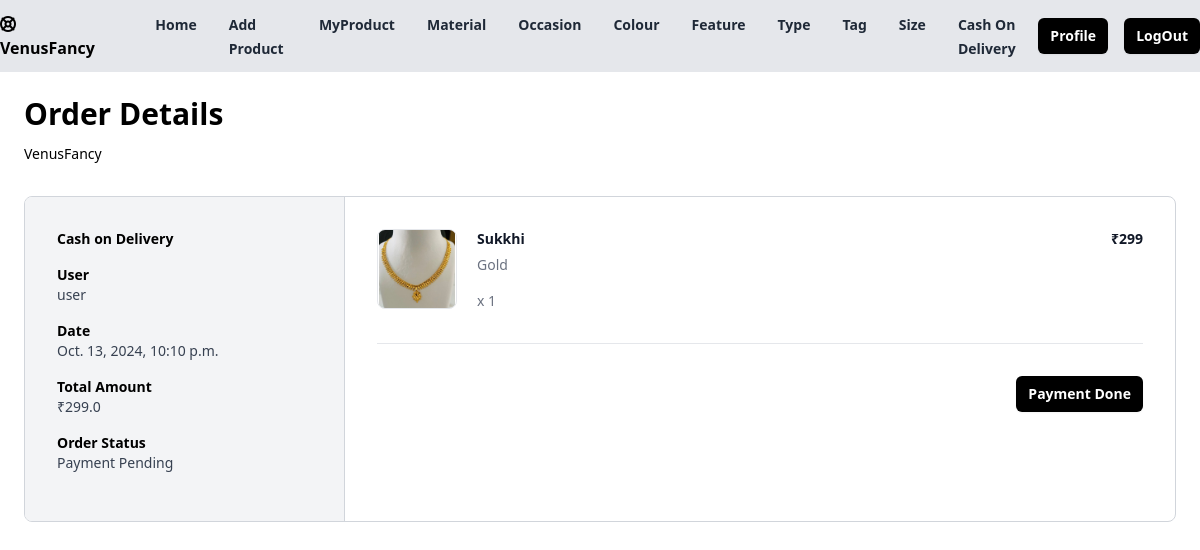
Before: /cashondelivery/all/ (signed in) with the older database file.
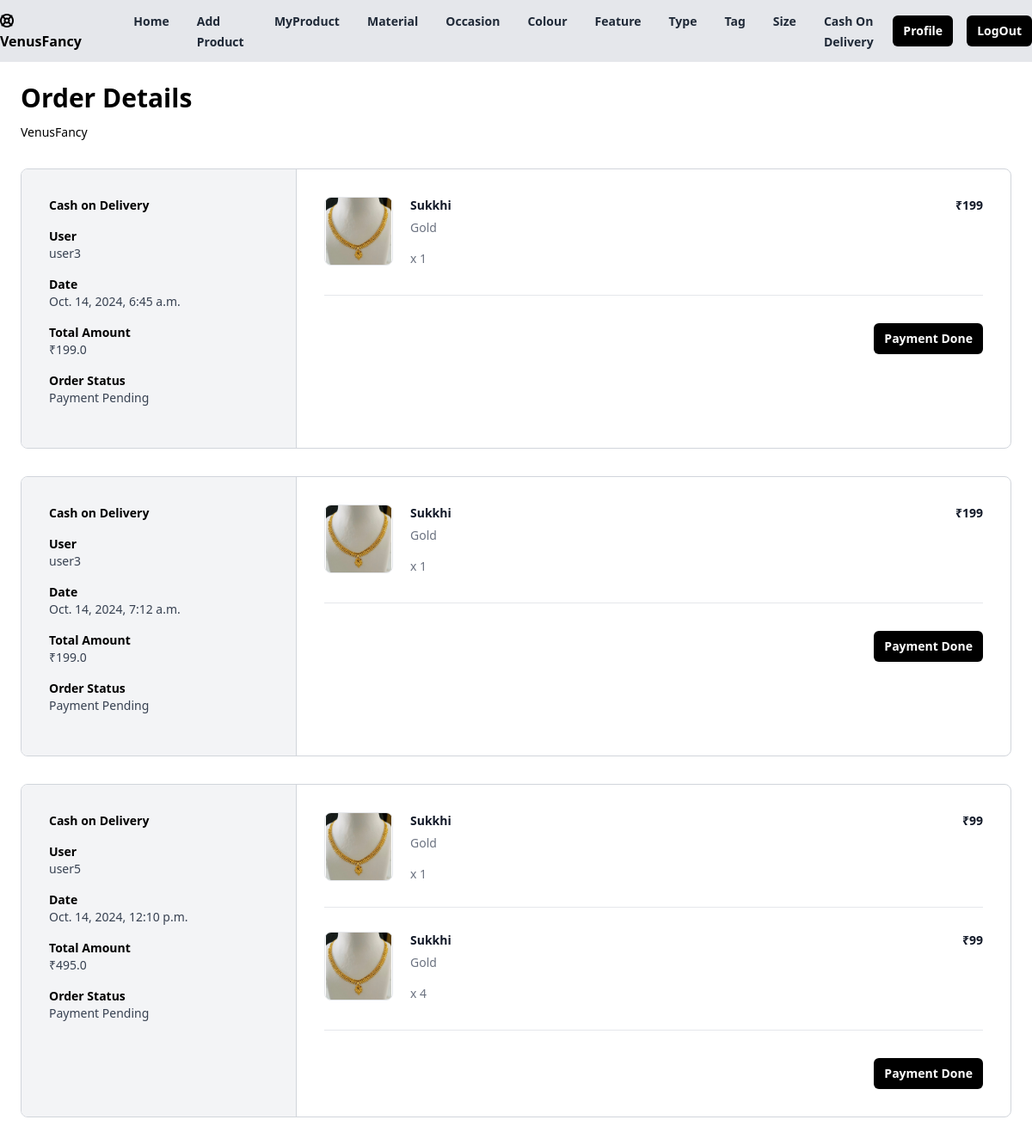
After: the same page with the newer database file.
### myfancy/models.py (models this page shows, shortened)
class Orders(models.Model):
    cart_items_object = models.ManyToManyField(Cart_items)
    user_object = models.ForeignKey(User, on_delete=models.CASCADE)
    order_id = models.CharField(max_length=200, null=True)
    address_object = models.ForeignKey(Address, on_delete=models.CASCADE,related_name="address_detail")
    is_paid = models.BooleanField(default=False)
    is_canceled = models.BooleanField(default=False)
    canceled_at = models.DateTimeField(null=True, blank=True)
    created_date = models.DateTimeField(auto_now_add=True)
    updated_date = models.DateTimeField(auto_now=True)
    is_active = models.BooleanField(default=True)
    total=models.FloatField(null=True)

class Address(models.Model):
    user_object = models.ForeignKey(User, on_delete=models.CASCADE)
    name=models.CharField(max_length=200)
    phone = models.IntegerField()
    email = models.EmailField()
    pin = models.IntegerField()
    delivery_address = models.TextField()
    payment_options = (
        ("cash_on_delivery", "Cash On Delivery"),
        ("online_payment", "Online Payment")
    )
    payment_method = models.CharField(max_length=200, choices=payment_options, default="online_payment")
    created_date = models.DateTimeField(auto_now_add=True)
    updated_date = models.DateTimeField(auto_now=True)
    is_active = models.BooleanField(default=True)

class Cart_items(models.Model):
    product_variant_object=models.ForeignKey(ProductVariant,on_delete=models.CASCADE)
    size_object=models.ForeignKey(Size,on_delete=models.CASCADE)
    colour_object=models.ForeignKey(Colour,on_delete=models.CASCADE)
    cart_object=models.ForeignKey(Cart,on_delete=models.CASCADE,related_name="basket_items")
    quantity=models.PositiveIntegerField()
    is_order_placed=models.BooleanField(default=False)
    created_date=models.DateTimeField(auto_now_add=True)
    updated_date=models.DateTimeField(auto_now=True)
    is_active=models.BooleanField(default=True)

class ProductVariant(models.Model):
    product_object=models.ForeignKey(Product,on_delete=models.CASCADE,related_name="product_variants")
    colour_object=models.ManyToManyField(Colour)
    size_object=models.ManyToManyField(Size)
    price=models.PositiveIntegerField()
    created_date=models.DateTimeField(auto_now_add=True)
    updated_date=models.DateTimeField(auto_now=True)
    is_active=models.BooleanField(default=True)

class Product(models.Model):
    title=models.CharField(max_length=200)
    description=models.TextField()
    image=models.ImageField(upload_to="product_picture",default="/product_picture/default_product_picture.png")
    material_object=models.ManyToManyField(Material)
    occasion_object=models.ForeignKey(Occasion,on_delete=models.CASCADE)
    feature_object=models.ManyToManyField(Feature)
    type_object=models.ForeignKey(Type,on_delete=models.CASCADE)
    tag_object=models.ManyToManyField(Tag)
    owner=models.ForeignKey(User,on_delete=models.CASCADE,related_name="products")
    created_date=models.DateTimeField(auto_now_add=True)
    updated_date=models.DateTimeField(auto_now=True)
    is_active=models.BooleanField(default=True)

class Colour(models.Model):
    name=models.CharField(max_length=200,unique=True)
    created_date=models.DateTimeField(auto_now_add=True)
    updated_date=models.DateTimeField(auto_now=True)
    is_active=models.BooleanField(default=True)
    def __str__(self):
        return self.name

### myfancy/views.py (the view)
# urls.py: path("cashondelivery/all/",views.CashOnDeliveryOrderListView.as_view(),name="admin-order"),
@method_decorator(admin_permission_required,name="dispatch")
class CashOnDeliveryOrderListView(View):
    def get(self,request,*args, **kwargs):
        qs=Orders.objects.filter(address_object__payment_method="cash_on_delivery",is_canceled=False,is_paid=False)
        return render(request,"shop/codorderlist.html",{"orders":qs})

### myfancy/templates/shop/codorderlist.html (shortened to what the changed rows need)
{% extends "shop/base.html" %}
{% block main_block %}
    {% if orders %}
        <div class="mx-auto my-4 max-w-6xl px-2 md:my-6 md:px-0">
            <h2 class="text-3xl font-bold">Order Details</h2>
            {% for o in orders %}
                {% if not o.is_canceled and not o.is_paid %}
                    <div class="mt-8 flex flex-col overflow-hidden rounded-lg border border-gray-300 md:flex-row">
                        <div class="w-full border-r border-gray-300 bg-gray-100 md:max-w-xs">
                            <div class="p-8">
                                <div class="grid grid-cols-2 sm:grid-cols-4 md:grid-cols-1">
                                    <div class="mb-4">
                                        <div class="text-sm font-semibold">
                                                Cash on Delivery
                                        </div>
                                    </div>
                                    <div class="mb-4">
                                        <div class="text-sm font-semibold">User</div>
                                        <div class="text-sm font-medium text-gray-700">
                                                {{o.address_object.user_object}}
                                        </div>
                                    </div>
                                    <div class="mb-4">
                                        <div class="text-sm font-semibold">Date</div>
                                        <div class="text-sm font-medium text-gray-700">
                                                {{ o.created_date }}
                                        </div>
                                    </div>
                                    <div class="mb-4">
                                        <div class="text-sm font-semibold">Total Amount</div>
                                        <div class="text-sm font-medium text-gray-700">₹{{ o.total }}</div>
                                    </div>
                                    <div class="mb-4">
                                        <div class="text-sm font-semibold">Order Status</div>
                                        <div class="text-sm font-medium text-gray-700">
                                            {% if o.is_canceled %}
                                                Canceled
                                            {% elif o.is_paid %}
                                                Payment Completed
                                            {% else %}
                                                Payment Pending
                                            {% endif %}
                                        </div>
                                    </div>
                                </div>
                            </div>
                        </div>
                        <div class="flex-1">
                            <div class="p-8">
                                <ul class="-my-7 divide-y divide-gray-200">
                                    {% for p in o.cart_items_object.all %}
                                        <li class="flex flex-col justify-between space-x-5 py-7 md:flex-row">
                                            <div class="flex flex-1 items-stretch">
                                                <div class="flex-shrink-0">
                                                    <img class="h-20 w-20 rounded-lg border border-gray-200 object-contain"
                                                         src="{{ p.product_variant_object.product_object.image.url }}"
                                                         alt="{{ p.product_variant_object.product_object.title }}" />
                                                </div>
                                                <div class="ml-5 flex flex-col justify-between">
                                                    <div class="flex-1">
                                                        <p class="text-sm font-bold text-gray-900">
                                                            {{ p.product_variant_object.product_object.title }}
                                                        </p>
                                                        <p class="mt-1.5 text-sm font-medium text-gray-500">{{ p.colour_object }}</p>
                                                    </div>
                                                    <p class="mt-4 text-sm font-medium text-gray-500">x {{ p.quantity }}</p>
                                                </div>
                                            </div>
                                            <div class="ml-auto flex flex-col items-end justify-between">
                                                <p class="text-right text-sm font-bold text-gray-900">₹{{ p.product_variant_object.price }}</p>
                                            </div>
                                        </li>
                                    {% endfor %}
                                </ul>
                                <hr class="my-8 border-t border-t-gray-200" />
                                {% if not o.is_paid and not o.is_canceled %}
                                    <div class="space-x-4 flex justify-end">
                                        <a href="{% url 'payment-done' o.id %}"
                                           class="rounded-md bg-black px-3 py-2 text-sm font-semibold text-white shadow-sm hover:bg-black/80">
                                            Payment Done
                                        </a>
                                    </div>
                                {% endif %}
                            </div>
                        </div>
                    </div>
                {% endif %}
            {% endfor %}
        </div>
    {% else %}
        <div class="flex items-center justify-center h-screen">
            <h1 class="w-1/4 text-center"><b>Your Order Summary is Empty</b></h1>
        </div>
    {% endif %}
{% endblock %}

Changed rows visible on the page:
no longer on this page (row edited): Orders: address_object.user_object "user", created_date "Oct. 13, 2024, 10:10 p.m.", total "299.0", is_canceled "Payment Pending", is_paid "Payment Done"
no longer on this page (row unchanged): Cart_items: product_variant_object.product_object.image (picture), product_variant_object.product_object "Sukkhi", colour_object "Gold", quantity "1", product_variant_object.price "299", shown under "user"
added Orders: address_object.user_object "user3", created_date "Oct. 14, 2024, 6:45 a.m.", total "199.0", is_canceled "Payment Pending", is_paid "Payment Done"
added Cart_items: product_variant_object.product_object.image (picture), product_variant_object.product_object "Sukkhi", colour_object "Gold", quantity "1", product_variant_object.price "199", shown under "user3"
added Orders: address_object.user_object "user3", created_date "Oct. 14, 2024, 7:12 a.m.", total "199.0", is_canceled "Payment Pending", is_paid "Payment Done"
added Cart_items: product_variant_object.product_object.image (picture), product_variant_object.product_object "Sukkhi", colour_object "Gold", quantity "1", product_variant_object.price "199", shown under "user3"
added Orders: address_object.user_object "user5", created_date "Oct. 14, 2024, 12:10 p.m.", total "495.0", is_canceled "Payment Pending", is_paid "Payment Done"
added Cart_items: product_variant_object.product_object.image (picture), product_variant_object.product_object "Sukkhi", colour_object "Gold", quantity "1", product_variant_object.price "99", shown under "user5"
added Cart_items: product_variant_object.product_object.image (picture), product_variant_object.product_object "Sukkhi", colour_object "Gold", quantity "4", product_variant_object.price "99", shown under "user5"
